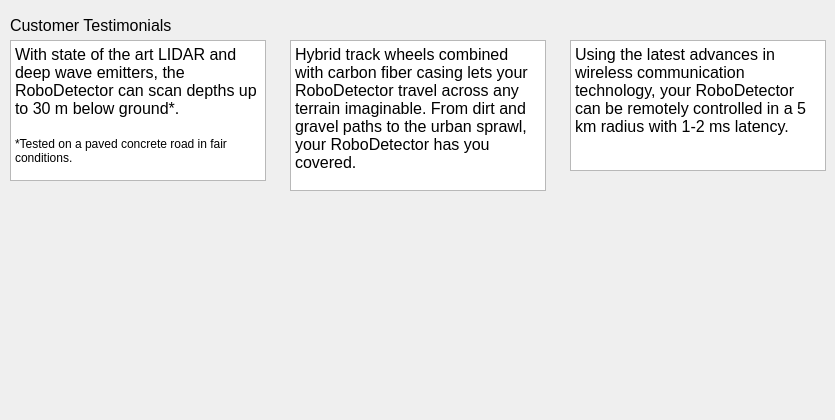
    <widget class="QWidget" name="capabilityPage">
     <widget class="QTextBrowser" name="textBrowser_5">
      <property name="geometry">
       <rect>
        <x>290</x>
        <y>40</y>
        <width>256</width>
        <height>151</height>
       </rect>
      </property>
      <property name="html">
       <string>&lt;!DOCTYPE HTML PUBLIC &quot;-//W3C//DTD HTML 4.0//EN&quot; &quot;http://www.w3.org/TR/REC-html40/strict.dtd&quot;&gt;
&lt;html&gt;&lt;head&gt;&lt;meta name=&quot;qrichtext&quot; content=&quot;1&quot; /&gt;&lt;style type=&quot;text/css&quot;&gt;
p, li { white-space: pre-wrap; }
&lt;/style&gt;&lt;/head&gt;&lt;body style=&quot; font-family:'Ubuntu'; font-size:11pt; font-weight:400; font-style:normal;&quot;&gt;
&lt;p style=&quot; margin-top:0px; margin-bottom:0px; margin-left:0px; margin-right:0px; -qt-block-indent:0; text-indent:0px;&quot;&gt;&lt;span style=&quot; font-family:'MS Shell Dlg 2'; font-size:12pt;&quot;&gt;Hybrid track wheels combined with carbon fiber casing lets your RoboDetector travel across any terrain imaginable. From dirt and gravel paths to the urban sprawl, your RoboDetector has you covered.&lt;/span&gt;&lt;/p&gt;&lt;/body&gt;&lt;/html&gt;</string>
      </property>
     </widget>
     <widget class="QLabel" name="label_2">
      <property name="geometry">
       <rect>
        <x>10</x>
        <y>190</y>
        <width>251</width>
        <height>221</height>
       </rect>
      </property>
      <property name="text">
       <string/>
      </property>
      <property name="pixmap">
       <pixmap resource="images.qrc">:/pics/fatma-hatam-6-p_qnVa3zU-unsplash.jpg</pixmap>
      </property>
      <property name="scaledContents">
       <bool>true</bool>
      </property>
     </widget>
     <widget class="QLabel" name="label_3">
      <property name="geometry">
       <rect>
        <x>570</x>
        <y>180</y>
        <width>251</width>
        <height>221</height>
       </rect>
      </property>
      <property name="text">
       <string/>
      </property>
      <property name="pixmap">
       <pixmap resource="images.qrc">:/pics/keri-liwi-SSXCiGKYQQE-unsplash.jpg</pixmap>
      </property>
      <property name="scaledContents">
       <bool>true</bool>
      </property>
     </widget>
     <widget class="QLabel" name="label_4">
      <property name="geometry">
       <rect>
        <x>290</x>
        <y>200</y>
        <width>251</width>
        <height>191</height>
       </rect>
      </property>
      <property name="text">
       <string/>
      </property>
      <property name="pixmap">
       <pixmap resource="images.qrc">:/pics/xtra-inc-bhXQcYqH4fc-unsplash.jpg</pixmap>
      </property>
      <property name="scaledContents">
       <bool>true</bool>
      </property>
     </widget>
     <widget class="QTextBrowser" name="textBrowser_6">
      <property name="geometry">
       <rect>
        <x>10</x>
        <y>40</y>
        <width>256</width>
        <height>141</height>
       </rect>
      </property>
      <property name="html">
       <string>&lt;!DOCTYPE HTML PUBLIC &quot;-//W3C//DTD HTML 4.0//EN&quot; &quot;http://www.w3.org/TR/REC-html40/strict.dtd&quot;&gt;
&lt;html&gt;&lt;head&gt;&lt;meta name=&quot;qrichtext&quot; content=&quot;1&quot; /&gt;&lt;style type=&quot;text/css&quot;&gt;
p, li { white-space: pre-wrap; }
&lt;/style&gt;&lt;/head&gt;&lt;body style=&quot; font-family:'Ubuntu'; font-size:11pt; font-weight:400; font-style:normal;&quot;&gt;
&lt;p style=&quot; margin-top:0px; margin-bottom:0px; margin-left:0px; margin-right:0px; -qt-block-indent:0; text-indent:0px;&quot;&gt;&lt;span style=&quot; font-family:'MS Shell Dlg 2'; font-size:12pt;&quot;&gt;With state of the art LIDAR and deep wave emitters, the RoboDetector can scan depths up to 30 m below ground*.&lt;/span&gt;&lt;/p&gt;
&lt;p style=&quot;-qt-paragraph-type:empty; margin-top:0px; margin-bottom:0px; margin-left:0px; margin-right:0px; -qt-block-indent:0; text-indent:0px; font-family:'MS Shell Dlg 2'; font-size:12pt;&quot;&gt;&lt;br /&gt;&lt;/p&gt;
&lt;p style=&quot; margin-top:0px; margin-bottom:0px; margin-left:0px; margin-right:0px; -qt-block-indent:0; text-indent:0px;&quot;&gt;&lt;span style=&quot; font-family:'MS Shell Dlg 2'; font-size:9pt;&quot;&gt;*Tested on a paved concrete road in fair conditions.&lt;/span&gt;&lt;/p&gt;&lt;/body&gt;&lt;/html&gt;</string>
      </property>
     </widget>
     <widget class="QLabel" name="header_2">
      <property name="geometry">
       <rect>
        <x>10</x>
        <y>10</y>
        <width>211</width>
        <height>31</height>
       </rect>
      </property>
      <property name="font">
       <font>
        <pointsize>12</pointsize>
       </font>
      </property>
      <property name="text">
       <string>Customer Testimonials</string>
      </property>
     </widget>
     <widget class="QTextBrowser" name="textBrowser_7">
      <property name="geometry">
       <rect>
        <x>570</x>
        <y>40</y>
        <width>256</width>
        <height>131</height>
       </rect>
      </property>
      <property name="html">
       <string>&lt;!DOCTYPE HTML PUBLIC &quot;-//W3C//DTD HTML 4.0//EN&quot; &quot;http://www.w3.org/TR/REC-html40/strict.dtd&quot;&gt;
&lt;html&gt;&lt;head&gt;&lt;meta name=&quot;qrichtext&quot; content=&quot;1&quot; /&gt;&lt;style type=&quot;text/css&quot;&gt;
p, li { white-space: pre-wrap; }
&lt;/style&gt;&lt;/head&gt;&lt;body style=&quot; font-family:'Ubuntu'; font-size:11pt; font-weight:400; font-style:normal;&quot;&gt;
&lt;p style=&quot; margin-top:0px; margin-bottom:0px; margin-left:0px; margin-right:0px; -qt-block-indent:0; text-indent:0px;&quot;&gt;&lt;span style=&quot; font-family:'MS Shell Dlg 2'; font-size:12pt;&quot;&gt;Using the latest advances in wireless communication technology, your RoboDetector can be remotely controlled in a 5 km radius with 1-2 ms latency.&lt;/span&gt;&lt;/p&gt;&lt;/body&gt;&lt;/html&gt;</string>
      </property>
     </widget>
    </widget>
